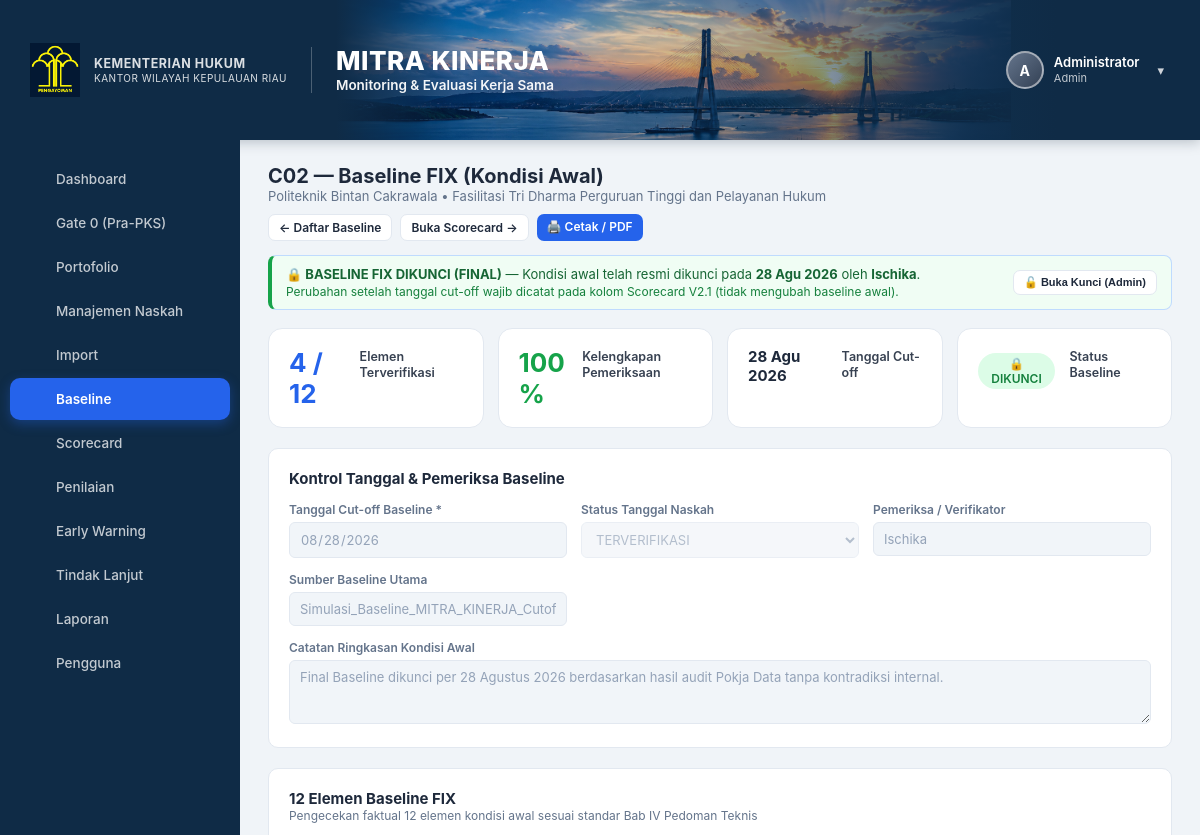
/baseline.php?id=11 (signed in, upper part), run on an earlier commit of the app's database.
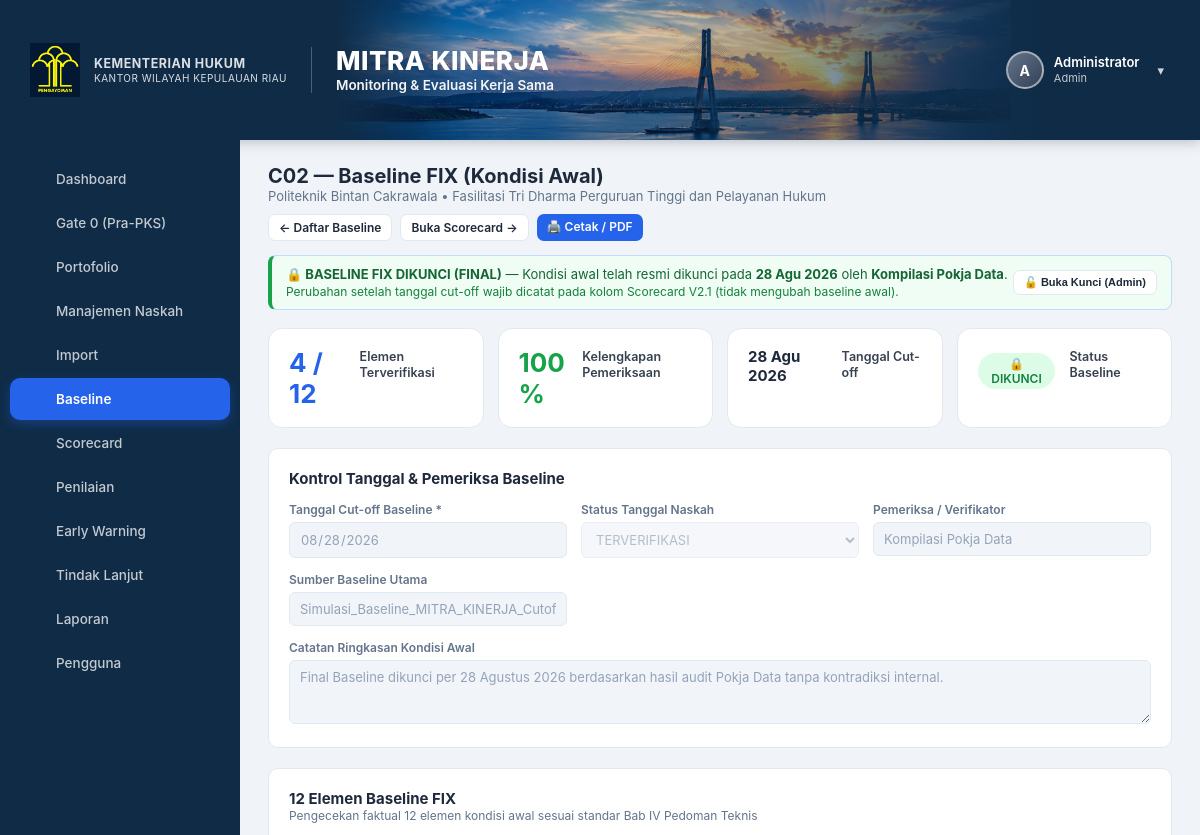
And on a later commit of the database.
### tables this page shows
CREATE TABLE `mitra_kinerja` (
  `id` int(11) NOT NULL AUTO_INCREMENT,
  `kode` varchar(5) NOT NULL,
  `portofolio` enum('Pilot Utama','Cadangan') NOT NULL,
  `nama_mitra` varchar(255) NOT NULL,
  `judul` text DEFAULT NULL,
  `jenis` enum('PKS','MoU') NOT NULL,
  `bidang` enum('AHU','KI','P3H','PPL','Keuangan','Humas','SDM') DEFAULT 'AHU',
  `pks_induk_id` int(11) DEFAULT NULL,
  `tanggal_mulai` date DEFAULT NULL,
  `tanggal_berakhir` date DEFAULT NULL,
  `status_tanggal` enum('TERVERIFIKASI','BELUM TERVERIFIKASI') NOT NULL DEFAULT 'BELUM TERVERIFIKASI',
  `evaluasi_per_tahun` int(11) NOT NULL DEFAULT 4,
  `baseline_status` enum('BELUM DIISI','DALAM PROSES','TERVERIFIKASI / DIKUNCI') NOT NULL DEFAULT 'BELUM DIISI',
  `baseline_locked_at` datetime DEFAULT NULL,
  `baseline_locked_by` int(11) DEFAULT NULL,
  `baseline_pemeriksa` varchar(255) DEFAULT NULL,
  `baseline_catatan_ringkasan` text DEFAULT NULL,
  `cutoff_date` date DEFAULT NULL,
  `sumber_baseline` varchar(255) DEFAULT NULL,
  `pic_internal` varchar(255) DEFAULT NULL,
  `pic_mitra` varchar(255) DEFAULT NULL,
  `file_naskah` varchar(255) DEFAULT NULL,
  `foto_kerjasama` varchar(255) DEFAULT NULL,
  `pemeriksa_id` int(11) DEFAULT NULL,
  `tanggal_review` date DEFAULT NULL,
  `status_scorecard` varchar(50) NOT NULL DEFAULT 'BELUM LENGKAP',
  `posisi_portofolio` varchar(150) NOT NULL DEFAULT 'BELUM DAPAT DITENTUKAN',
  `rekomendasi` text DEFAULT NULL,
  `created_at` timestamp NOT NULL DEFAULT current_timestamp(),
  `updated_at` timestamp NOT NULL DEFAULT current_timestamp() ON UPDATE current_timestamp(),
  PRIMARY KEY (`id`),
  UNIQUE KEY `kode` (`kode`),
  KEY `pemeriksa_id` (`pemeriksa_id`),
  KEY `fk_mitra_induk` (`pks_induk_id`),
  CONSTRAINT `fk_mitra_induk` FOREIGN KEY (`pks_induk_id`) REFERENCES `mitra_kinerja` (`id`) ON DELETE SET NULL,
  CONSTRAINT `mitra_kinerja_ibfk_1` FOREIGN KEY (`pemeriksa_id`) REFERENCES `users` (`id`) ON DELETE SET NULL
);

### includes/functions.php (called while the page is built, shortened)
<?php
function formatTanggal(?string $tgl): string {
    $t = strtotime($tgl);
    $bulan = ['','Jan','Feb','Mar','Apr','Mei','Jun','Jul','Agu','Sep','Okt','Nov','Des'];
    return date('d', $t) . ' ' . $bulan[(int)date('n', $t)] . ' ' . date('Y', $t);
}
function h(?string $s): string {
    return htmlspecialchars($s ?? '', ENT_QUOTES, 'UTF-8');
}

### includes/auth.php (called while the page is built, shortened)
<?php
require_once __DIR__ . '/functions.php';
function currentUser(): ?array {
    return $_SESSION['user'] ?? null;
}

### baseline.php (the view, shortened to what the changed rows need)
<?php
require_once __DIR__ . '/includes/auth.php';
$pdo = getDB();
$user = currentUser();
$role = $user['role'];
$canEdit = in_array($role, ['admin', 'pemeriksa'], true);
$isAdmin = ($role === 'admin');
$id = (int)($_GET['id'] ?? 0);
if ($id > 0) {
    $stmt = $pdo->prepare('SELECT * FROM mitra_kinerja WHERE id = ?');
    $stmt->execute([$id]);
    $mitra = $stmt->fetch();
    $stmtE = $pdo->prepare('SELECT * FROM baseline_elemen WHERE mitra_id = ? ORDER BY nomor_elemen ASC');
    $stmtE->execute([$id]);
    $rowsRaw = $stmtE->fetchAll();
    $elemenData = [];
    foreach ($rowsRaw as $r) {
        $elemenData[(int)$r['nomor_elemen']] = $r;
    }
    $countVerified = 0;
    $countFilled = 0;
    for ($i = 1; $i <= 12; $i++) {
        $st = $elemenData[$i]['status'] ?? 'BELUM DIISI';
        if ($st === 'TERVERIFIKASI') $countVerified++;
        if ($st !== 'BELUM DIISI') $countFilled++;
    }
    $isLocked = ($mitra['baseline_status'] === 'TERVERIFIKASI / DIKUNCI');
        ?><!DOCTYPE html>
        <?php
    require __DIR__ . '/includes/header.php';
    ?>
    <div class="flex-between" style="margin-bottom:14px;">
        <div>
            <h1 style="margin:0;font-size:20px;"><?= h($mitra['kode']) ?> — Baseline FIX (Kondisi Awal)</h1>
            <div class="muted" style="font-size:13px;"><?= h($mitra['nama_mitra']) ?> &bull; <?= h($mitra['judul']) ?></div>
        </div>
        <div style="display:flex;gap:8px;">
            <a href="baseline.php" class="btn btn-outline btn-sm">&larr; Daftar Baseline</a>
            <a href="mitra_edit.php?id=<?= $id ?>" class="btn btn-outline btn-sm">Buka Scorecard &rarr;</a>
            <a href="baseline.php?view=print&id=<?= $id ?>" target="_blank" class="btn btn-primary btn-sm">🖨️ Cetak / PDF</a>
        </div>
    </div>
    <?php if ($isLocked): ?>
    <div class="alert alert-info" style="display:flex;align-items:center;justify-content:space-between;background:#f0fdf4;border-left:4px solid #16a34a;color:#166534;margin-bottom:18px;">
        <div>
            <strong>🔒 BASELINE FIX DIKUNCI (FINAL)</strong> &mdash;
            Kondisi awal telah resmi dikunci pada <strong><?= formatTanggal($mitra['baseline_locked_at']) ?></strong> oleh <strong><?= h($mitra['baseline_pemeriksa'] ?? 'Pemeriksa') ?></strong>.
            <div style="font-size:12px;margin-top:2px;color:#15803d;">
                Perubahan setelah tanggal cut-off wajib dicatat pada kolom Scorecard V2.1 (tidak mengubah baseline awal).
            </div>
        </div>
        <?php if ($isAdmin): ?>
        <form method="post" style="margin:0;" onsubmit="return confirm('Buka kunci Baseline FIX ini untuk melakukan perbaikan administratif?');">
            <button type="submit" class="btn btn-outline btn-sm" style="font-size:11px;background:#fff;">🔓 Buka Kunci (Admin)</button>
        </form>
        <?php endif; ?>
    </div>
    <?php endif; ?>
    <div class="kpi-grid" style="margin-bottom:20px;grid-template-columns:repeat(auto-fit, minmax(140px, 1fr));">
        <div class="kpi-card">
            <div class="kpi-value" style="color:#2563eb;"><?= $countVerified ?> / 12</div>
            <div class="kpi-label">Elemen Terverifikasi</div>
        </div>
        <div class="kpi-card">
            <div class="kpi-value" style="color:<?= $countFilled >= 12 ? '#16a34a' : '#ca8a04' ?>;"><?= round(($countFilled/12)*100) ?>%</div>
            <div class="kpi-label">Kelengkapan Pemeriksaan</div>
        </div>
        <div class="kpi-card">
            <div class="kpi-value" style="font-size:15px;"><?= $mitra['cutoff_date'] ? formatTanggal($mitra['cutoff_date']) : '-' ?></div>
            <div class="kpi-label">Tanggal Cut-off</div>
        </div>
        <div class="kpi-card">
            <span class="badge badge-<?= $isLocked ? 'success' : 'warning' ?>" style="font-size:12px;margin-top:6px;display:inline-block;">
                <?= $isLocked ? '🔒 DIKUNCI' : '⏳ DALAM PROSES' ?>
            </span>
            <div class="kpi-label">Status Baseline</div>
        </div>
    </div>
    <form method="post">
        <div class="card" style="margin-bottom:20px;">
            <h2>Kontrol Tanggal &amp; Pemeriksa Baseline</h2>
            <div class="form-grid">
                <div class="field">
                    <label>Tanggal Cut-off Baseline *</label>
                    <input type="date" name="cutoff_date" value="<?= h($mitra['cutoff_date']) ?>" <?= $isLocked || !$canEdit ? 'disabled' : 'required' ?>>
                </div>
                <div class="field">
                    <label>Status Tanggal Naskah</label>
                    <select name="status_tanggal" <?= $isLocked || !$canEdit ? 'disabled' : '' ?>>
                        <option value="TERVERIFIKASI" <?= $mitra['status_tanggal'] === 'TERVERIFIKASI' ? 'selected' : '' ?>>TERVERIFIKASI</option>
                    </select>
                </div>
                <div class="field">
                    <label>Pemeriksa / Verifikator</label>
                    <input type="text" name="baseline_pemeriksa" value="<?= h($mitra['baseline_pemeriksa'] ?? 'Tim Pengelola Kerja Sama') ?>" placeholder="Nama pejabat / unit pemeriksa" <?= $isLocked || !$canEdit ? 'disabled' : '' ?>>
                </div>
                <div class="field">
                    <label>Sumber Baseline Utama</label>
                    <input type="text" name="sumber_baseline" value="<?= h($mitra['sumber_baseline'] ?? 'P2MA Kementerian Hukum RI') ?>" placeholder="P2MA / Berkas Fisik" <?= $isLocked || !$canEdit ? 'disabled' : '' ?>>
                </div>
                <div class="field" style="grid-column:1/-1;">
                    <label>Catatan Ringkasan Kondisi Awal</label>
                    <textarea name="baseline_catatan_ringkasan" rows="2" placeholder="Ringkasan temuan kondisi awal saat cut-off..." <?= $isLocked || !$canEdit ? 'disabled' : '' ?>><?= h($mitra['baseline_catatan_ringkasan'] ?? '') ?></textarea>
                </div>
            </div>
        </div>
        <div class="card">
            <div class="flex-between" style="margin-bottom:14px;">
                <div>
                    <h2 style="margin:0;">12 Elemen Baseline FIX</h2>
                    <div class="muted" style="font-size:12px;">Pengecekan faktual 12 elemen kondisi awal sesuai standar Bab IV Pedoman Teknis</div>
                </div>
            </div>
        </div>
    </form>
    <?php
    require __DIR__ . '/includes/footer.php';
    exit;
}
require __DIR__ . '/includes/header.php';
?>
<?php require __DIR__ . '/includes/footer.php'; ?>

What changed in the data, as far as the page shows it:
changed mitra_kinerja "Politeknik Bintan Cakrawala": baseline_pemeriksa "Ischika" → "Kompilasi Pokja Data"
